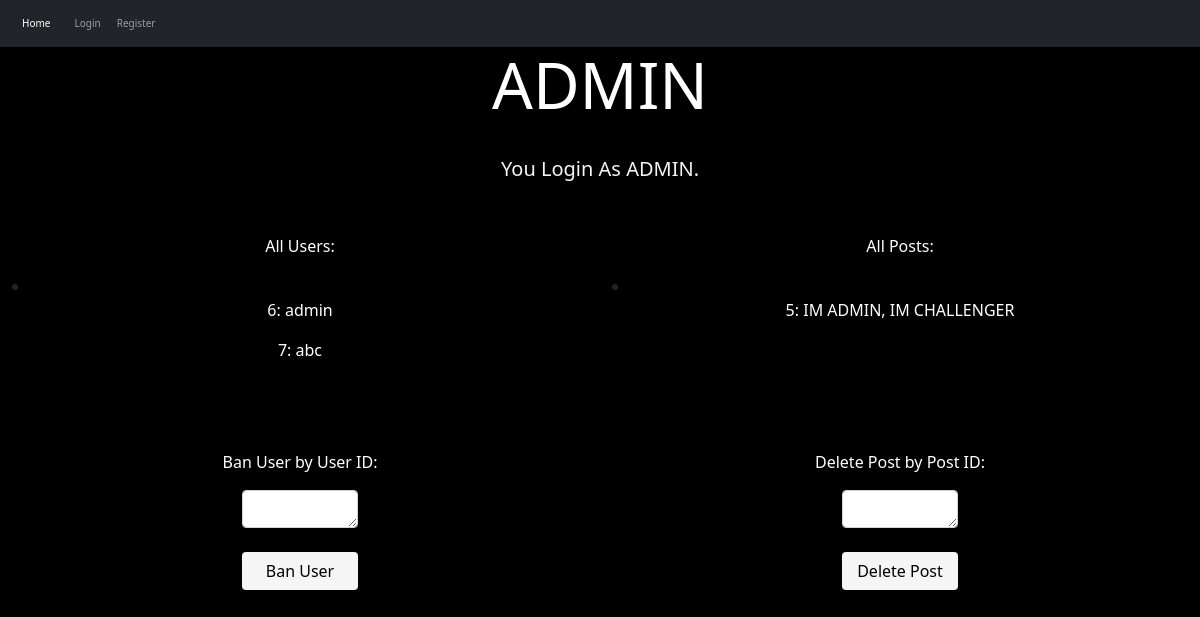
The page /admin on the database its author committed.
### app/models.py (models this page shows, shortened)
class User(UserMixin, db.Model):
    __tablename__ = 'user'
    id = db.Column(db.Integer, primary_key=True)
    username = db.Column(db.String(64), index=True, unique=True)
    email = db.Column(db.String(120), index=True, unique=True)
    password_hash = db.Column(db.String(128))
    posts = db.relationship('Post', backref='author', lazy='dynamic')

class Post(db.Model):
    __tablename__ = 'post'
    id = db.Column(db.Integer, primary_key=True)
    body = db.Column(db.String(140))
    timestamp = db.Column(db.DateTime, index=True, default=datetime.utcnow)
    user_id = db .Column(db.Integer, db.ForeignKey('user.id'))
    comment = db.Column(db.String(140))
    img = db.Column(db.String(140))

### app/routes.py (the view, shortened to what this page needs)
@login_required
@app.route('/admin', methods=['GET', 'POST'])
def admin():
    user_list = db.session.query(User).all()
    post_list = db.session.query(Post).all()
    ban_user = User.query.get(request.form.get('ban_user'))
    delete_post = Post.query.get(request.form.get('delete_post'))
    return render_template('admin.html', user=current_user, user_list=user_list, post_list=post_list)

### app/templates/admin.html (shortened to what this page needs)
{% extends 'base.html' %}
{% block link %} <link rel="stylesheet" href="../static/css/admin_style.css" /> {% endblock %}
{% block content %}
    <h1 class="display-3"> ADMIN </h1>
    <p class="lead title">You Login As ADMIN.</p>
    <div class="container-fluid">
        <div class="row">
            <div class="col-md-6">
                <p class="data">All Users:</p>
                <li>
                    {% for user in user_list %}
                    <p class="data">{{ user.id }}: {{ user.username }}</p>
                    {% endfor %}
                </li>
            </div>
            <div class="col-md-6">
                <p class="data">All Posts:</p>
                <li>
                    {% for post in post_list %}
                    <p class="data">{{ post.id }}: {{ post.body }}</p>
                    {% endfor %}
                </li>
            </div>
        </div>
    </div>
    <br>
    <br>
    <br>
    <div class="container-fluid">
        <div class="row">
            <div class="col-md-6">
                <p class="data">Ban User by User ID:</p>
                <form method="POST">
                  <textarea rows="1" name="ban_user" class="form-control ban_user"></textarea>
                  <br>
                  <div align="center">
                    <button type="submit" class="btn delete_button">Ban User</button>
                  </div>
                </form>
            </div>
            <div class="col-md-6">
                <p class="data">Delete Post by Post ID:</p>
                <form method="POST">
                  <textarea rows="1" name="delete_post" class="form-control ban_user"></textarea>
                  <br>
                  <div align="center">
                    <button type="submit" class="btn delete_button">Delete Post</button>
                  </div>
                </form>
            </div>
        </div>
    </div>
{% endblock%}

### app/static/css/index_style.css (style rules this page uses)
body { background-color: #000000; }
.title { text-align: center; color: whitesmoke; display: block; margin-top: 30px; margin-bottom: 50px; }

### app/static/css/admin_style.css (style rules this page uses)
h1 { color: white; text-align: center; }
.title { text-align: center; }
.data { color: white; text-align: center; }
.ban_user { display: block; margin: auto; width: 20%; }
.delete_button { color: black; background-color: whitesmoke; width: 20%; }

### rows shown on the page
User: id "6", username "admin"
User: id "7", username "abc"
Post: id "5", body "IM ADMIN, IM CHALLENGER"
